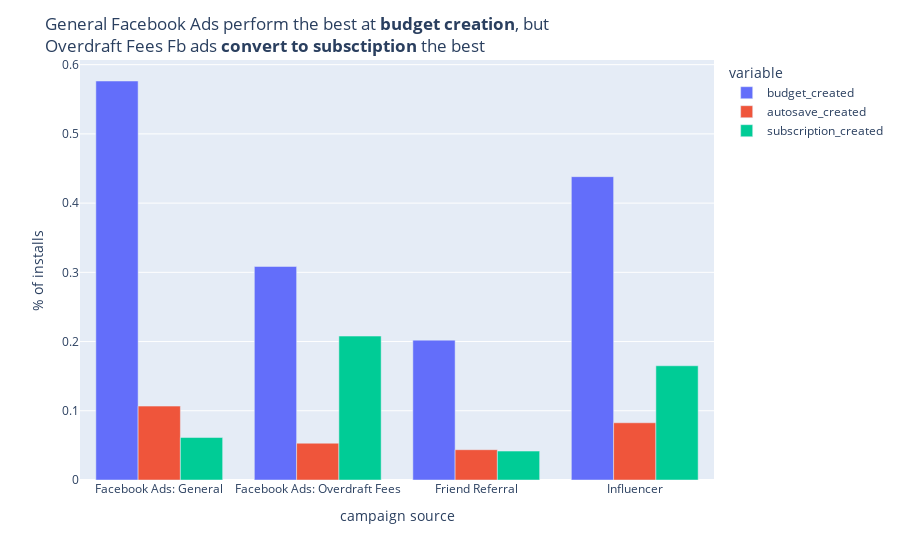

The notebook cell saved with this chart:
### Code cell
(
    px
    .bar(global_pct, x='campaign_source', y=['budget_created', 'autosave_created', 'subscription_created'], barmode = 'group')
    .update_yaxes(tickformat='%a', title = '% of installs')
    .update_xaxes(title = 'campaign source')
    .update_layout(title = 'General Facebook Ads perform the best at <b>budget creation</b>, but <br>Overdraft Fees Fb ads <b>convert to subsctiption</b> the best')
)

### Figure 1 — Plotly figure (JSON) as saved in the notebook; plotly's stock layout.template omitted (floating-point values rounded to 4 significant figures)
{"data": [{"alignmentgroup": "True", "hovertemplate": "variable=budget_created<br>campaign_source=%{x}<br>value=%{y}<extra></extra>", "legendgroup": "budget_created", "marker": {"color": "#636efa"}, "name": "budget_created", "offsetgroup": "budget_created", "orientation": "v", "showlegend": true, "textposition": "auto", "type": "bar", "x": ["Facebook Ads: General", "Facebook Ads: Overdraft Fees", "Friend Referral", "Influencer"], "xaxis": "x", "y": [0.5764, 0.3085, 0.202, 0.4382], "yaxis": "y"}, {"alignmentgroup": "True", "hovertemplate": "variable=autosave_created<br>campaign_source=%{x}<br>value=%{y}<extra></extra>", "legendgroup": "autosave_created", "marker": {"color": "#EF553B"}, "name": "autosave_created", "offsetgroup": "autosave_created", "orientation": "v", "showlegend": true, "textposition": "auto", "type": "bar", "x": ["Facebook Ads: General", "Facebook Ads: Overdraft Fees", "Friend Referral", "Influencer"], "xaxis": "x", "y": [0.1067, 0.05314, 0.04375, 0.08267], "yaxis": "y"}, {"alignmentgroup": "True", "hovertemplate": "variable=subscription_created<br>campaign_source=%{x}<br>value=%{y}<extra></extra>", "legendgroup": "subscription_created", "marker": {"color": "#00cc96"}, "name": "subscription_created", "offsetgroup": "subscription_created", "orientation": "v", "showlegend": true, "textposition": "auto", "type": "bar", "x": ["Facebook Ads: General", "Facebook Ads: Overdraft Fees", "Friend Referral", "Influencer"], "xaxis": "x", "y": [0.06137, 0.2079, 0.04176, 0.165], "yaxis": "y"}], "layout": {"autosize": true, "barmode": "group", "legend": {"title": {"text": "variable"}, "tracegroupgap": 0}, "margin": {"t": 60}, "title": {"text": "General Facebook Ads perform the best at <b>budget creation</b>, but <br>Overdraft Fees Fb ads <b>convert to subsctiption</b> the best"}, "xaxis": {"anchor": "y", "autorange": true, "domain": [0, 1], "range": [-0.5, 3.5], "title": {"text": "campaign source"}, "type": "category"}, "yaxis": {"anchor": "x", "autorange": true, "domain": [0, 1], "range": [0, 0.6067], "tickformat": "%a", "title": {"text": "% of installs"}, "type": "linear"}}}
